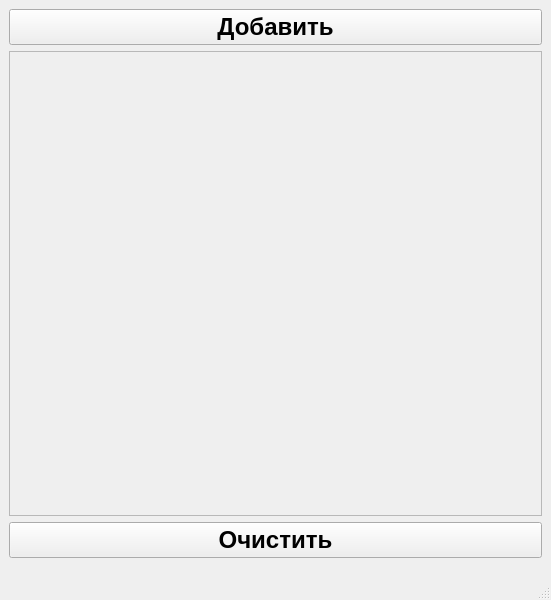
<?xml version="1.0" encoding="UTF-8"?>
<ui version="4.0">
 <class>MainWindow</class>
 <widget class="QMainWindow" name="MainWindow">
  <property name="geometry">
   <rect>
    <x>0</x>
    <y>0</y>
    <width>551</width>
    <height>600</height>
   </rect>
  </property>
  <property name="font">
   <font>
    <pointsize>18</pointsize>
    <bold>true</bold>
   </font>
  </property>
  <property name="windowTitle">
   <string>Шайтан приложение</string>
  </property>
  <widget class="QWidget" name="centralwidget">
   <layout class="QVBoxLayout" name="verticalLayout">
    <item>
     <widget class="QPushButton" name="add_pushbutton">
      <property name="text">
       <string>Добавить</string>
      </property>
     </widget>
    </item>
    <item>
     <widget class="QScrollArea" name="scrollArea">
      <property name="widgetResizable">
       <bool>true</bool>
      </property>
      <widget class="QWidget" name="scrollAreaWidgetContents">
       <property name="geometry">
        <rect>
         <x>0</x>
         <y>0</y>
         <width>531</width>
         <height>413</height>
        </rect>
       </property>
       <layout class="QHBoxLayout" name="horizontalLayout">
        <item>
         <layout class="QVBoxLayout" name="coordwidget_layout"/>
        </item>
       </layout>
      </widget>
     </widget>
    </item>
    <item>
     <widget class="QPushButton" name="clear_pushbutton">
      <property name="text">
       <string>Очистить</string>
      </property>
     </widget>
    </item>
   </layout>
  </widget>
  <widget class="QMenuBar" name="menubar">
   <property name="geometry">
    <rect>
     <x>0</x>
     <y>0</y>
     <width>551</width>
     <height>38</height>
    </rect>
   </property>
  </widget>
  <widget class="QStatusBar" name="statusbar"/>
 </widget>
 <resources/>
 <connections/>
</ui>
